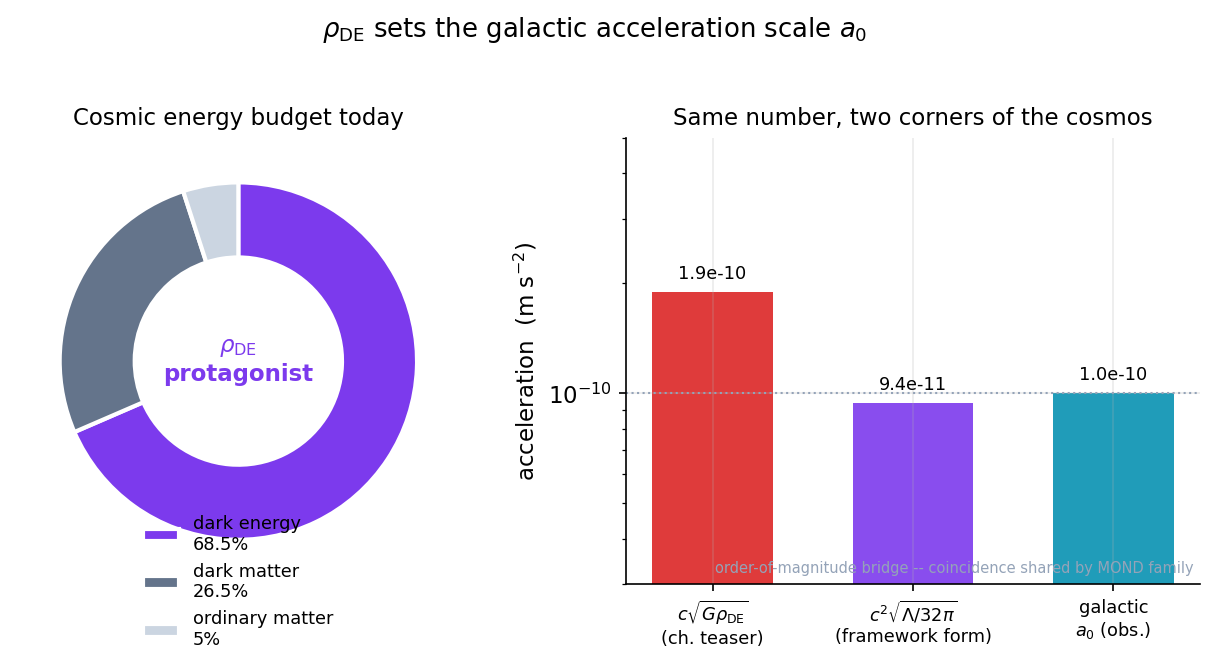

This chart was generated by the following Python code:
import numpy as np, matplotlib
matplotlib.use("Agg")
import matplotlib.pyplot as plt
plt.rcParams.update({"figure.dpi":150,"savefig.dpi":150,"font.size":11,
    "axes.grid":True,"grid.alpha":0.25,"axes.spines.top":False,"axes.spines.right":False,
    "axes.titlesize":12,"figure.facecolor":"white","axes.facecolor":"white"})
C_FW="#7c3aed"; C_NEWTON="#64748b"; C_MOND="#0891b2"; C_DATA="#dc2626"

# Fig 11.3 -- the chapter's hinge teaser: the SAME rho_DE that dominates the
# cosmic energy budget also sets the galactic acceleration scale a0 ~ c sqrt(G rho_DE).
# LEFT: energy budget today (Planck-2018 fractions). RIGHT: the order-of-magnitude
# bridge from rho_DE to a0, computed from the chapter's own teaser formula.
fig, (axL, axR) = plt.subplots(1, 2, figsize=(8.4,4.3),
                               gridspec_kw={"width_ratios":[1,1.15]})

# --- LEFT: donut of the cosmic energy budget ---
axL.grid(False)
fracs = [68.5, 26.5, 5.0]
labels = ["dark energy\n68.5%", "dark matter\n26.5%", "ordinary matter\n5%"]
cols = [C_FW, C_NEWTON, "#cbd5e1"]
wedges,_ = axL.pie(fracs, colors=cols, startangle=90, counterclock=False,
                   wedgeprops=dict(width=0.42, edgecolor="white", linewidth=2))
axL.text(0,0, r"$\rho_{\rm DE}$"+"\nprotagonist", ha="center", va="center",
         fontsize=11, color=C_FW, weight="bold")
axL.legend(wedges, labels, frameon=False, fontsize=8.5,
           loc="lower center", bbox_to_anchor=(0.5,-0.18))
axL.set_title("Cosmic energy budget today", fontsize=11)
axL.set(aspect="equal")

# --- RIGHT: the numerical bridge rho_DE -> a0 ---
axR.grid(True, alpha=0.25)
c=2.998e8; G=6.674e-11
rho_de = 6e-27                       # kg/m^3, measured value from the chapter
a0_bridge = c*np.sqrt(G*rho_de)      # chapter teaser estimate ~ 1.9e-10
a0_form   = c**2*np.sqrt(1.1e-52/(32*np.pi))   # framework FORM (the VALUE is an input)
a0_gal    = 1.0e-10                  # quoted galactic scale

xs = [0,1,2]
ys = [a0_bridge, a0_form, a0_gal]
names = [r"$c\sqrt{G\rho_{\rm DE}}$"+"\n(ch. teaser)",
         r"$c^2\sqrt{\Lambda/32\pi}$"+"\n(framework form)",
         "galactic\n$a_0$ (obs.)"]
barcols=[C_DATA, C_FW, C_MOND]
axR.bar(xs, ys, color=barcols, width=0.6, alpha=0.9)
for x,y in zip(xs,ys):
    axR.text(x, y*1.06, f"{y:.1e}", ha="center", va="bottom", fontsize=8.5)
axR.axhline(1e-10, color="#94a3b8", ls=":", lw=1)
axR.set_yscale("log")
axR.set_ylim(3e-11, 5e-10)
axR.set_xticks(xs); axR.set_xticklabels(names, fontsize=8.5)
axR.set_ylabel(r"acceleration  (m s$^{-2}$)")
axR.set_title("Same number, two corners of the cosmos", fontsize=11)
axR.text(0.99,0.02,"order-of-magnitude bridge -- coincidence shared by MOND family",
         transform=axR.transAxes, ha="right", va="bottom", fontsize=7, color="#94a3b8")

fig.suptitle(r"$\rho_{\rm DE}$ sets the galactic acceleration scale $a_0$", fontsize=12.5, y=1.02)
fig.tight_layout(); fig.savefig("ch11_rhoDE_to_a0_bridge.png", bbox_inches="tight"); print("ok")
